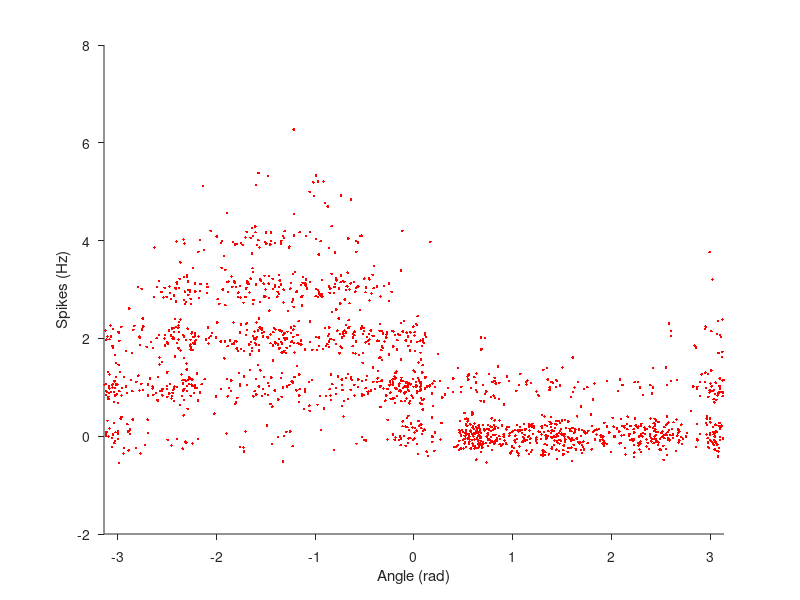

The MATLAB source for this figure: (Note: this script raises an error after producing the figure.)
%% CoSMo 2018, Day 5 -- Model fitting & optimization tutorial with Luigi Acerbi

%% Add utilities' folder to MATLAB path

baseFolder = fileparts(which('PartialLuigiTutorial.m'));
addpath([baseFolder,filesep(),'utils']);

%% Prepare Stevenson et al.'s (2011) data, from Konrad's tutorial

% Load data into a struct
data = load('M1_Stevenson_Binned.mat');

% Remove all times where speeds are very slow
isGood=find(data.handVel(1,:).^2+data.handVel(2,:).^2>.015);
data.handVel=data.handVel(1:2,isGood);
data.handPos=data.handPos(1:2,isGood);
spikes_vec=data.spikes(:,isGood);
data.time=data.time(isGood);
angle_vec=atan2(data.handVel(1,:),data.handVel(2,:));

% Plot Raw Data
nNeuron = 193  %193
clf
hold on
plot(angle_vec,spikes_vec(nNeuron,:)+0.2*randn(size(spikes_vec(nNeuron,:))),'r.')
xlabel('Angle (rad)');  xlim([-pi,pi]);
ylabel('Spikes (Hz)');
set(gca,'TickDir','out','Box','off');
set(gcf,'Color','w');

%% Model fitting!

% Fix random seed for reproducibility
rng(1);

% First, write the negative log likelihood (nLL) function in a separate file

% Define exponential-cosine tuning curve
tuningFun = @(params,angle) exp(params(1)+params(2).*cos(angle-params(3)));

% Alternative tuning curve, rectified cosine
% tuningFun = @(params,angle) max(params(1)+params(2).*cos(angle-params(3)),1e-4);   % Why did I put 1e-4 and not 0?

% Define handle to negative log likelihood function
nLLfun = @(params) Tuning_nLL(params, spikes_vec(nNeuron,:), angle_vec, tuningFun);

% Define optimization starting point and bounds
LB = [-10,0.001,-pi];     % Lower bound
UB = [50,20,pi];  % Upper bound
PLB = [0,0.1,-pi];     % Plausible lower bound
PUB = [5,2,pi];   % Plausible upper bound

% Randomize initial starting point inside plausible box
x0 = rand(size(PLB)).*(PUB - PLB) + PLB;


%% Fit with (bounded) fminsearch first
options.Display = 'iter';
options.OutputFcn = @(x, optimValues, state) plotProfile(nLLfun,x,PLB,PUB,[],{'b_0','b_1','\theta_0'});

%[bestParams,fvalCosExp] = fminsearchbnd(nLLfun,x0,LB,UB,options);
% plot(-pi:pi/80:pi, exp(bestParams(1)+bestParams(2)*cos((-pi:pi/80:pi)-bestParams(3))))
%bestParams
%fvalCosExp


%% Fit with fmincon (may get stuck!)
% [bestParams,fvalCosExp] = fmincon(nLLfun,x0,[],[],[],[],LB,UB,[],options);
% plot(-pi:pi/80:pi, exp(bestParams(1)+bestParams(2)*cos((-pi:pi/80:pi)-bestParams(3))))
% bestParams
% fvalCosExp

%% Fit with BADS (download from: https://github.com/lacerbi/bads)

options.Display = 'iter';
options.UncertaintyHandling = false;    % Log likelihood is exact
options.PeriodicVars = 3;               % Preferred direction is periodic

[bestParams,fvalCosExp,exitflag,output] = bads(nLLfun,x0,LB,UB,PLB,PUB,[],options);
% plot(-pi:pi/80:pi, exp(bestParams(1)+bestParams(2)*cos((-pi:pi/80:pi)-bestParams(3))))
bestParams
fvalCosExp
output

%% Fit with CMA-ES (very powerful, but uses *a lot* of function evaluations)
[bestParams,fvalCosExp,~,output] = cmaes_wrapper('Tuning_nLL',x0,LB,UB,PLB,PUB,[],spikes_vec(nNeuron,:),angle_vec,tuningFun);
bestParams
fvalCosExp
output

%% VBMC special preview! (to appear at: https://github.com/lacerbi/vbmc)

rng(1);
%x0 = rand(size(PLB)).*(PUB - PLB) + PLB;
x0 = bestParams;    % Better to initialize from known optimum
vp = vbmc(@(x) -nLLfun(x),x0,LB,UB,PLB,PUB,struct('Display','iter','Plot','on'));
pause


%% MCMC via slice sampling

N = 2e3;
smpl_options = [];

[samples,fvals,exitflag,output] = slicesamplebnd(@(x) -nLLfun(x),x0,N,[],LB,UB,smpl_options);
cornerplot(samples,{'b_0','b_1','\theta_0'},[],[PLB;PUB]);

%% Part II: Fitting Drifting Tuning Curves

rng(1);
npivots = 10;

% Define optimization starting point and bounds
LB = [-20,0,0,-2*pi*ones(1,npivots-1)];     % Lower bound
UB = [20,10,2*pi,2*pi*ones(1,npivots-1)];  % Upper bound
PLB = [-3,0,0,-pi*ones(1,npivots-1)];     % Plausible lower bound
PUB = [3,3,2*pi,pi*ones(1,npivots-1)];   % Plausible upper bound

x0 = rand(size(PLB)).*(PUB - PLB) + PLB;

nLLfun = @(params) DriftingTuning_nLL(params, spikes_vec(nNeuron,:), angle_vec, time, tuningFun);

% [bestParams,fvalCosExp] = fminsearchbnd(nLLfun,x0,LB,UB,options);

% Fit with BADS (https://github.com/lacerbi/bads)

options.Display = 'iter';
options.UncertaintyHandling = false;    % Log likelihood is exact
options.PeriodicVars = 3;       % Preferred directions are periodic
options.OutputFcn = [];
% @(x, optimValues, state) plotProfile(nLLfun,x,PLB,PUB);

[bestParams,fvalCosExp,exitflag,output] = bads(nLLfun,x0,LB,UB,PLB,PUB,[],options);
%plot(-pi:pi/80:pi, exp(bestParams(1)+bestParams(2)*cos((-pi:pi/80:pi)-bestParams(3))))
fvalCosExp

%% MCMC via slice sampling

N = 8e3;
smpl_options = [];

[samples,fvals,exitflag,output] = slicesamplebnd(@(x) -nLLfun(x),x0,N,[],LB,UB,smpl_options);
cornerplot(samples,[],[],[PLB;PUB]);

%% Cart-pole inverse dynamics

% Add Konrad's folder
baseFolder = fileparts(which('PartialLuigiTutorial.m'));
addpath([baseFolder,filesep(),'Konrad']);

m1=1;
m2=1;
g=9.81;
l=0.3;
deltaT=0.0001;
duration=20;

X=[0 pi-pi/16]; %pi=up, 0/2pi=down
dotX=[0 0];
x0=[1 2 0.01];
LB = [-40,-40,-20];
UB = [40,40,20];
PLB = [-10,-10,-10];
PUB = [10,10,10];
options.Display = 'iter';
lossFun = @(x) brutalScore(x,X,dotX,m1,m2,g,l);

options.OutputFcn = @(x, optimValues, state) plotProfile(lossFun,x,LB,UB,64);
%[bestParas, score]=bads(lossFun,x0,LB,UB,[],[],options);

% [bestParas, score]=fminsearchbnd(lossFun,x0,LB,UB,options);

[bestParams,fval,exitflag,output] = bads(lossFun,x0,LB,UB,PLB,PUB,[],options);
bestParams
fval

[bestParams,fval,~,output] = cmaes_wrapper('brutalScore',x0,LB,UB,PLB,PUB,[],X,dotX,m1,m2,g,l);
bestParams
fval
